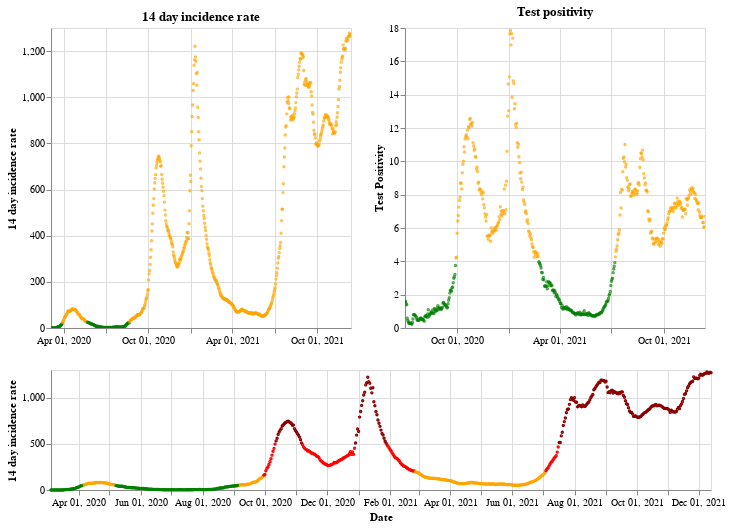

The cell this chart's notebook holds for it:
### Markdown cell above
## Northern Ireland

### Code cell
plot_traffic_light('Northern Ireland')

### Figure 1 — Vega-Lite specification as saved in the notebook (floating-point values rounded to 4 significant figures; data arrays with more than 128 entries replaced by an {"elided": "..."} marker saying what was removed)
{"config": {"view": {"continuousWidth": 400, "continuousHeight": 300}}, "vconcat": [{"hconcat": [{"mark": {"type": "point", "size": 2}, "encoding": {"color": {"condition": {"value": "green", "test": "(datum.twoWeeklyCasesRate <= 25)"}, "value": "orange"}, "tooltip": [{"type": "nominal", "field": "areaName"}, {"type": "temporal", "field": "date"}, {"type": "quantitative", "field": "twoWeeklyCasesRate"}, {"type": "quantitative", "field": "testPositivity"}], "x": {"type": "temporal", "axis": {"title": ""}, "field": "date", "scale": {"domain": {"selection": "DateBrush"}}, "timeUnit": "yearmonthdate"}, "y": {"type": "quantitative", "axis": {"title": "14 day incidence rate"}, "field": "twoWeeklyCasesRate"}}, "title": "14 day incidence rate", "width": 300}, {"mark": {"type": "point", "size": 2}, "encoding": {"color": {"condition": {"value": "green", "test": "(datum.testPositivity <= 4)"}, "value": "orange"}, "tooltip": [{"type": "nominal", "field": "areaName"}, {"type": "temporal", "field": "date"}, {"type": "quantitative", "field": "twoWeeklyCasesRate"}, {"type": "quantitative", "field": "testPositivity"}], "x": {"type": "temporal", "axis": {"title": ""}, "field": "date", "scale": {"domain": {"selection": "DateBrush"}}, "timeUnit": "yearmonthdate"}, "y": {"type": "quantitative", "axis": {"title": "Test Positivity"}, "field": "testPositivity"}}, "title": "Test positivity", "width": 300}]}, {"layer": [{"mark": {"type": "point", "size": 2}, "encoding": {"color": {"condition": {"value": "orange", "test": "(((datum.testPositivity < 4) && (datum.twoWeeklyCasesRate >= 50)) && (datum.twoWeeklyCasesRate < 200))"}, "value": "red"}, "opacity": {"condition": {"value": 1, "test": "((datum.twoWeeklyCasesRate >= 50) && (datum.twoWeeklyCasesRate < 500))"}, "value": 0}, "tooltip": [{"type": "nominal", "field": "areaName"}, {"type": "temporal", "field": "date"}, {"type": "quantitative", "field": "twoWeeklyCasesRate"}, {"type": "quantitative", "field": "testPositivity"}], "x": {"type": "temporal", "axis": {"title": "Date"}, "field": "date", "timeUnit": "yearmonthdate"}, "y": {"type": "quantitative", "axis": {"title": "14 day incidence rate"}, "field": "twoWeeklyCasesRate"}}, "selection": {"DateBrush": {"type": "interval", "encodings": ["x"], "fields": ["Time"]}}}, {"mark": {"type": "point", "size": 2}, "encoding": {"color": {"value": "darkred"}, "opacity": {"condition": {"value": 1, "test": "(datum.twoWeeklyCasesRate >= 500)"}, "value": 0}, "tooltip": [{"type": "nominal", "field": "areaName"}, {"type": "temporal", "field": "date"}, {"type": "quantitative", "field": "twoWeeklyCasesRate"}, {"type": "quantitative", "field": "testPositivity"}], "x": {"type": "temporal", "axis": {"title": "Date"}, "field": "date", "timeUnit": "yearmonthdate"}, "y": {"type": "quantitative", "axis": {"title": "14 day incidence rate"}, "field": "twoWeeklyCasesRate"}}}, {"mark": {"type": "point", "size": 2}, "encoding": {"color": {"condition": {"value": "green", "test": "((datum.testPositivity < 4) && (datum.twoWeeklyCasesRate < 50))"}, "value": "orange"}, "opacity": {"condition": {"value": 1, "test": "(datum.twoWeeklyCasesRate < 50)"}, "value": 0}, "tooltip": [{"type": "nominal", "field": "areaName"}, {"type": "temporal", "field": "date"}, {"type": "quantitative", "field": "twoWeeklyCasesRate"}, {"type": "quantitative", "field": "testPositivity"}], "x": {"type": "temporal", "axis": {"title": "Date"}, "field": "date", "timeUnit": "yearmonthdate"}, "y": {"type": "quantitative", "axis": {"title": "14 day incidence rate"}, "field": "twoWeeklyCasesRate"}}}], "height": 120, "width": 660}], "data": {"name": "data-de347f3e6096d833a394bb748774a5ae"}, "$schema": "https://vega.github.io/schema/vega-lite/v4.8.1.json", "datasets": {"data-de347f3e6096d833a394bb748774a5ae": {"elided": "649 records"}}}
